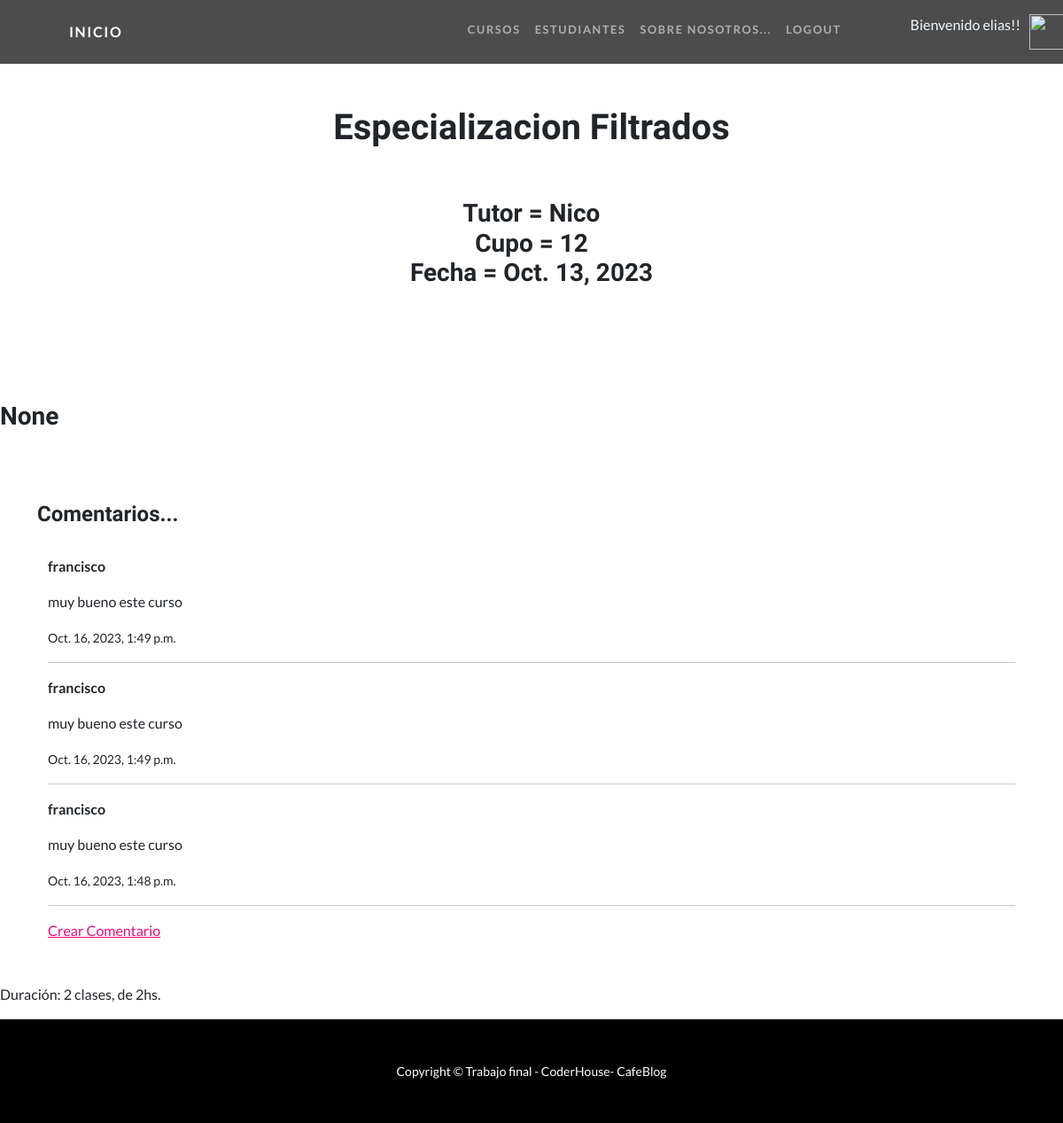
The app's page /clases/detalle/1 (signed in), older data.
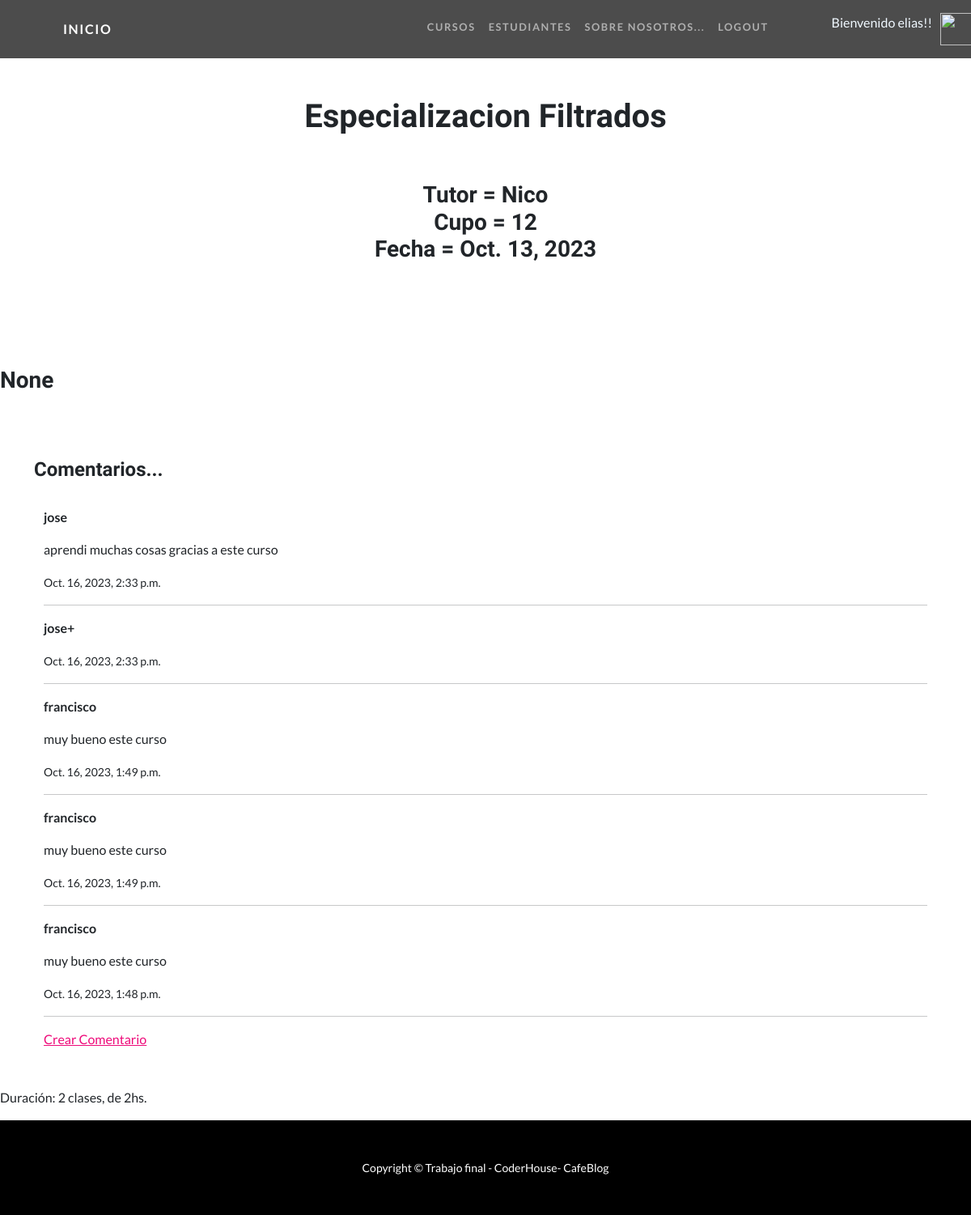
The same page, newer data.
### CursosApp/models.py (models this page shows, shortened)
class Comentario(models.Model):
    comentario = models.ForeignKey(Curso, related_name='comentarios', on_delete=models.CASCADE, null=True)
    nombre = models.CharField(max_length=40)
    mensaje = models.TextField(null=True, blank=True)
    fechaComentario = models.DateTimeField(default=timezone.now)
    class Meta:
        ordering = ['-fechaComentario']

### CursosApp/views.py (the view)
# urls.py: path('clases/detalle/<int:pk>', views.CursoDetalle.as_view(), name='Detalle'),
class CursoDetalle(DetailView):
    model = Curso
    template_name = 'CursosApp/curso_detalle.html'

### CursosApp/templates/CursosApp/curso_detalle.html (shortened to what this page needs)
{% extends "CursosApp/base.html"%}
{% load static %}
{% block section1 %}
<body>
<br>
<br>
<br>
<br>
<br>
<h1 align="center">{{curso.nombre}}</h1>
<br>
<br>
<h3 align="center">
 Tutor = {{curso.tutor }}  <br>
 Cupo = {{curso.cupo }}    <br>
 Fecha = {{curso.fecha }}   <br>
</h3>
<br>
<br>
<br>
<br>
<br>
<h3> {{ curso.descripcion }} </h3>
<br>
<br>
<br>
<div class="container">
    <h4>Comentarios...</h4>
    <br>
    <div class="container">
    {% if not curso.comentarios.all %}
        No han comentado este curso
    {% else %}
        {% for comentario in curso.comentarios.all %}
        <p><strong>{{comentario.nombre}}</strong></p>
        <p>{{comentario.mensaje}}</p>
        <p><small>{{comentario.fechaComentario}}</small></p>
        <hr>
        {% endfor %}
    {% endif %}
    {% if curso.id %}
    <a href="{% url 'crear_comentario' curso.id %}">Crear Comentario</a>
{% else %}
    <p>El ID del curso no es válido.</p>
{% endif %}
    </div>
</div>
<br>
<br>
Duración: 2 clases, de 2hs.</p>
{% endblock %}

Row changes from the older to the newer data that the page shows:
added Comentario: nombre "jose", mensaje "aprendi muchas cosas gracias a este curso", fechaComentario "Oct. 16, 2023, 2:33 p.m."
added Comentario: nombre "jose+", fechaComentario "Oct. 16, 2023, 2:33 p.m."
